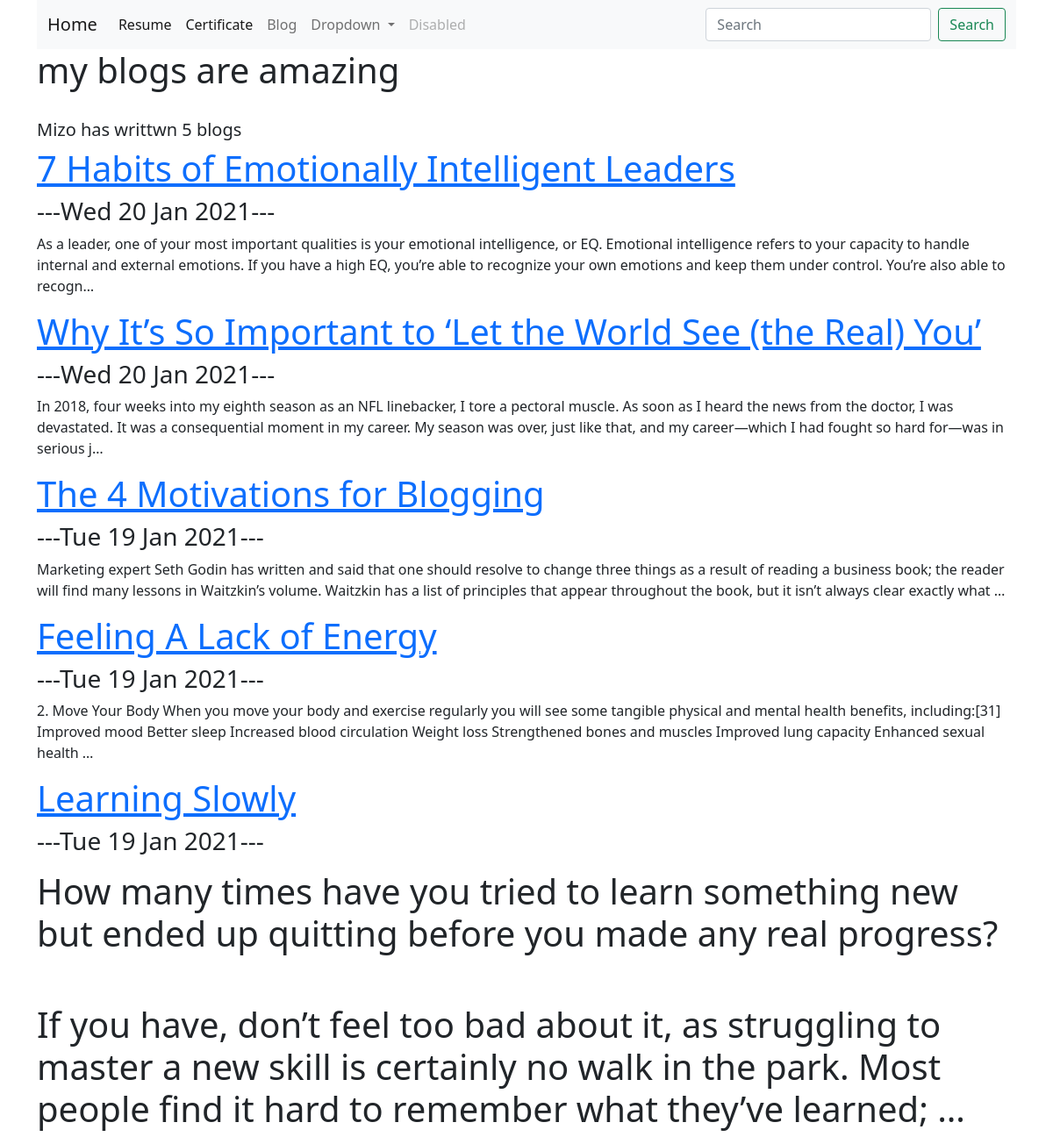
Screenshot of /blog/ with the database file from the repository.
### blog/models.py (models this page shows, shortened)
class Blog(models.Model):
	title =models.TextField(max_length=100)
	description =models.TextField()
	date = models.DateField()

### blog/views.py (the view)
# urls.py: path('', views.all_blogs, name='all_blogs'),
def all_blogs(request):
	blogs= Blog.objects.order_by('-date')
	return render(request,'blog/all_blogs.html',{'blogs':blogs})

### blog/templates/blog/all_blogs.html
{% extends 'portfolio/base.html'%}
{% load static %}
{% block content %}
<h1>my blogs are amazing </h1>
<br>
<h5>Mizo has writtwn {{blogs.count}} blog{{blogs.count|pluralize}} </h5>
{% for blog in blogs %}
<a href="{% url 'blog:details' blog.id  %}"><h1>{{blog.title}}</h1></a>
<h3>---{{blog.date|date:'D d M Y' }}---</h3>
<p>{{blog.description|safe|truncatechars:300}}</p>
{% endfor %}
{% endblock %}

### portfolio/templates/portfolio/base.html (shortened to what this page needs)
{% load static %}
<!doctype html>
<html lang="en">
  <head>
    <link rel="stylesheet"  href="{% static 'portfolio/custome.css' %}">
    <link href="https://cdn.jsdelivr.net/npm/bootstrap@5.0.0-beta1/dist/css/bootstrap.min.css" rel="stylesheet">
  </head>
  <body>
<div class="container content-center">
    <nav class="navbar navbar-expand-lg navbar-light bg-light">
  <div class="container-fluid">
    <a class="navbar-brand" href="{% url 'portfolio:home' %}">Home </a>
    <div class="collapse navbar-collapse" id="navbarSupportedContent">
      <ul class="navbar-nav me-auto mb-2 mb-lg-0">
        <li class="nav-item">
          <a class="nav-link active"  href="{% static 'portfolio/Moataz_CV.pdf' %}">Resume</a>
        </li>
         <li class="nav-item">
          <a class="nav-link active"  href="{% static 'portfolio/Moataz_Gamal Abass Mohamed_WDP_certificate.pdf' %}">Certificate</a>
        </li>
        <li class="nav-item">
          <a class="nav-link" href="{% url 'blog:all_blogs' %}">Blog</a>
        </li>
        <li class="nav-item dropdown">
          <a class="nav-link dropdown-toggle" href="#" id="navbarDropdown" role="button" data-bs-toggle="dropdown" aria-expanded="false">
            Dropdown
          </a>
        </li>
        <li class="nav-item">
          <a class="nav-link disabled" href="#" tabindex="-1" aria-disabled="true">Disabled</a>
        </li>
      </ul>
      <form class="d-flex">
        <input class="form-control me-2" type="search" placeholder="Search" aria-label="Search">
        <button class="btn btn-outline-success" type="submit">Search</button>
      </form>
    </div>
  </div>
</nav>
    {% block content %}
    {% endblock %}
    </div>
  </body>
</html>

### portfolio/static/portfolio/custome.css (style rules this page uses)
body { font-family: 'lato' , sans-serif; }

### rows the page displays
Blog: title "7 Habits of Emotionally Intelligent Leaders", date "Wed 20 Jan 2021", description "As a leader, one of your most important qualities is your emotional intelligence, or EQ. Emotional intelligence refers to your capacity to handle internal and external emotions. If you have a high EQ, you’re able to recognize your own emotions and keep them under control. You’re also able to recogn…"
Blog: title "Why It’s So Important to ‘Let the World See (the Real) You’", date "Wed 20 Jan 2021", description "In 2018, four weeks into my eighth season as an NFL linebacker, I tore a pectoral muscle. As soon as I heard the news from the doctor, I was devastated. It was a consequential moment in my career. My season was over, just like that, and my career—which I had fought so hard for—was in serious j…"
Blog: title "The 4 Motivations for Blogging", date "Tue 19 Jan 2021", description "Marketing expert Seth Godin has written and said that one should resolve to change three things as a result of reading a business book; the reader will find many lessons in Waitzkin’s volume. Waitzkin has a list of principles that appear throughout the book, but it isn’t always clear exactly what …"
Blog: title "Feeling A Lack of Energy", date "Tue 19 Jan 2021", description "2. Move Your Body When you move your body and exercise regularly you will see some tangible physical and mental health benefits, including:[31] Improved mood Better sleep Increased blood circulation Weight loss Strengthened bones and muscles Improved lung capacity Enhanced sexual health …"
Blog: title "Learning Slowly", date "Tue 19 Jan 2021", description "How many times have you tried to learn something new but ended up quitting before you made any real progress? If you have, don’t feel too bad about it, as struggling to master a new skill is certainly no walk in the park. Most people find it hard to remember what they’ve learned; …"

### other values shown
{{ blogs.count }} "5"
